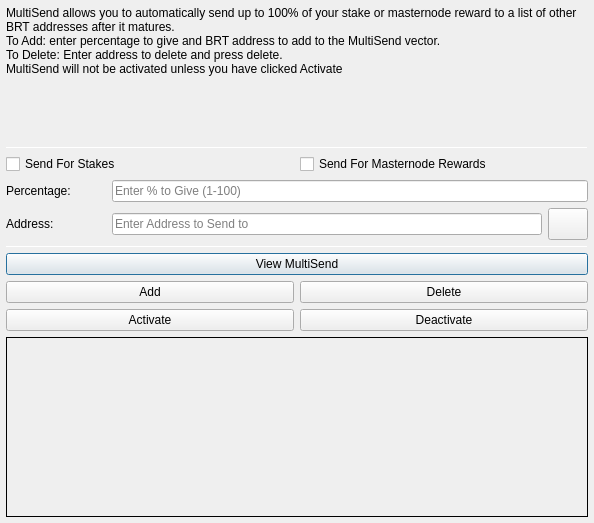
<?xml version="1.0" encoding="UTF-8"?>
<ui version="4.0">
 <class>MultiSendDialog</class>
 <widget class="QDialog" name="MultiSendDialog">
  <property name="windowModality">
   <enum>Qt::NonModal</enum>
  </property>
  <property name="geometry">
   <rect>
    <x>0</x>
    <y>0</y>
    <width>594</width>
    <height>523</height>
   </rect>
  </property>
  <property name="windowTitle">
   <string>MultiSend</string>
  </property>
  <layout class="QVBoxLayout" name="verticalLayout" stretch="0">
   <property name="leftMargin">
    <number>6</number>
   </property>
   <property name="topMargin">
    <number>6</number>
   </property>
   <property name="rightMargin">
    <number>6</number>
   </property>
   <property name="bottomMargin">
    <number>6</number>
   </property>
   <item>
    <layout class="QVBoxLayout" name="verticalLayout_Main" stretch="1,1,1,1,1,1">
     <item>
      <widget class="QLabel" name="label_2">
       <property name="lineWidth">
        <number>1</number>
       </property>
       <property name="text">
        <string>MultiSend allows you to automatically send up to 100% of your stake or masternode reward to a list of other BRT addresses after it matures.
To Add: enter percentage to give and BRT address to add to the MultiSend vector.
To Delete: Enter address to delete and press delete.
MultiSend will not be activated unless you have clicked Activate</string>
       </property>
       <property name="alignment">
        <set>Qt::AlignLeading|Qt::AlignLeft|Qt::AlignTop</set>
       </property>
       <property name="wordWrap">
        <bool>true</bool>
       </property>
      </widget>
     </item>
     <item>
      <widget class="Line" name="line">
       <property name="minimumSize">
        <size>
         <width>0</width>
         <height>1</height>
        </size>
       </property>
       <property name="maximumSize">
        <size>
         <width>16777215</width>
         <height>1</height>
        </size>
       </property>
       <property name="orientation">
        <enum>Qt::Horizontal</enum>
       </property>
      </widget>
     </item>
     <item>
      <layout class="QVBoxLayout" name="verticalLayout_Settings">
       <item>
        <layout class="QHBoxLayout" name="horizontalLayout">
         <item>
          <widget class="QCheckBox" name="multiSendStakeCheckBox">
           <property name="text">
            <string>Send For Stakes</string>
           </property>
          </widget>
         </item>
         <item>
          <widget class="QCheckBox" name="multiSendMasternodeCheckBox">
           <property name="text">
            <string>Send For Masternode Rewards</string>
           </property>
          </widget>
         </item>
        </layout>
       </item>
       <item>
        <layout class="QHBoxLayout" name="horizontalLayout_6">
         <item>
          <widget class="QLabel" name="label">
           <property name="minimumSize">
            <size>
             <width>100</width>
             <height>0</height>
            </size>
           </property>
           <property name="toolTip">
            <string>Percentage of stake to send</string>
           </property>
           <property name="text">
            <string>Percentage:</string>
           </property>
          </widget>
         </item>
         <item>
          <widget class="QLineEdit" name="multiSendPercentEdit">
           <property name="toolTip">
            <string>Enter whole numbers 1 - 100</string>
           </property>
           <property name="placeholderText">
            <string>Enter % to Give (1-100)</string>
           </property>
          </widget>
         </item>
        </layout>
       </item>
       <item>
        <layout class="QHBoxLayout" name="horizontalLayout_7">
         <item>
          <widget class="QLabel" name="label_5">
           <property name="minimumSize">
            <size>
             <width>100</width>
             <height>0</height>
            </size>
           </property>
           <property name="toolTip">
            <string>Address to send portion of stake to</string>
           </property>
           <property name="text">
            <string>Address:</string>
           </property>
          </widget>
         </item>
         <item>
          <widget class="QLineEdit" name="multiSendAddressEdit">
           <property name="toolTip">
            <string/>
           </property>
           <property name="placeholderText">
            <string>Enter Address to Send to</string>
           </property>
          </widget>
         </item>
         <item>
          <widget class="QPushButton" name="addressBookButton">
           <property name="maximumSize">
            <size>
             <width>16777215</width>
             <height>32</height>
            </size>
           </property>
           <property name="toolTip">
            <string>Choose an address from the address book</string>
           </property>
           <property name="text">
            <string/>
           </property>
           <property name="icon">
            <iconset resource="../barthor.qrc">
             <normaloff>:/icons/address-book</normaloff>:/icons/address-book</iconset>
           </property>
           <property name="shortcut">
            <string>Alt+A</string>
           </property>
           <property name="autoDefault">
            <bool>false</bool>
           </property>
          </widget>
         </item>
        </layout>
       </item>
      </layout>
     </item>
     <item>
      <widget class="Line" name="line_2">
       <property name="minimumSize">
        <size>
         <width>0</width>
         <height>1</height>
        </size>
       </property>
       <property name="maximumSize">
        <size>
         <width>16777215</width>
         <height>1</height>
        </size>
       </property>
       <property name="orientation">
        <enum>Qt::Horizontal</enum>
       </property>
      </widget>
     </item>
     <item>
      <layout class="QVBoxLayout" name="verticalLayout_Buttons">
       <item>
        <layout class="QHBoxLayout" name="horizontalLayout_4">
         <item>
          <widget class="QPushButton" name="viewButton">
           <property name="toolTip">
            <string/>
           </property>
           <property name="statusTip">
            <string>View MultiSend Vector</string>
           </property>
           <property name="text">
            <string>View MultiSend</string>
           </property>
          </widget>
         </item>
        </layout>
       </item>
       <item>
        <layout class="QHBoxLayout" name="horizontalLayout_2">
         <item>
          <widget class="QPushButton" name="addButton">
           <property name="toolTip">
            <string/>
           </property>
           <property name="statusTip">
            <string>Add to MultiSend Vector</string>
           </property>
           <property name="text">
            <string>Add</string>
           </property>
          </widget>
         </item>
         <item>
          <widget class="QPushButton" name="deleteButton">
           <property name="toolTip">
            <string/>
           </property>
           <property name="statusTip">
            <string>Delete Address From MultiSend Vector</string>
           </property>
           <property name="text">
            <string>Delete</string>
           </property>
          </widget>
         </item>
        </layout>
       </item>
       <item>
        <layout class="QHBoxLayout" name="horizontalLayout_5">
         <item>
          <widget class="QPushButton" name="activateButton">
           <property name="statusTip">
            <string>Activate MultiSend</string>
           </property>
           <property name="text">
            <string>Activate</string>
           </property>
          </widget>
         </item>
         <item>
          <widget class="QPushButton" name="disableButton">
           <property name="statusTip">
            <string>Deactivate MultiSend</string>
           </property>
           <property name="text">
            <string>Deactivate</string>
           </property>
          </widget>
         </item>
        </layout>
       </item>
      </layout>
     </item>
     <item>
      <widget class="QLabel" name="message">
       <property name="minimumSize">
        <size>
         <width>0</width>
         <height>180</height>
        </size>
       </property>
       <property name="frameShape">
        <enum>QFrame::Panel</enum>
       </property>
       <property name="frameShadow">
        <enum>QFrame::Plain</enum>
       </property>
       <property name="lineWidth">
        <number>1</number>
       </property>
       <property name="midLineWidth">
        <number>1</number>
       </property>
       <property name="text">
        <string/>
       </property>
       <property name="alignment">
        <set>Qt::AlignLeading|Qt::AlignLeft|Qt::AlignTop</set>
       </property>
       <property name="wordWrap">
        <bool>true</bool>
       </property>
      </widget>
     </item>
    </layout>
   </item>
  </layout>
 </widget>
 <resources>
  <include location="../barthor.qrc"/>
 </resources>
 <connections/>
</ui>
